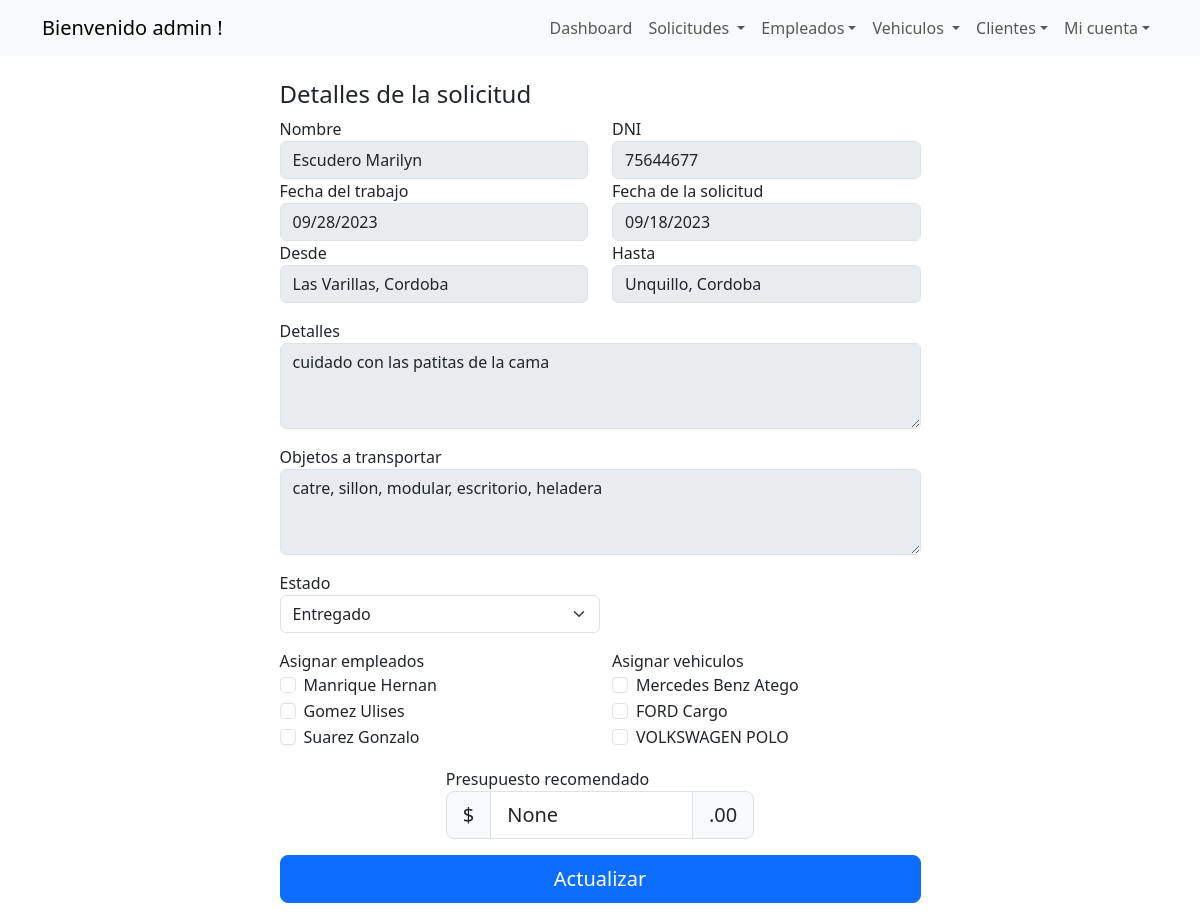
Page /solicitudes/15/ (signed in) on the earlier database version.
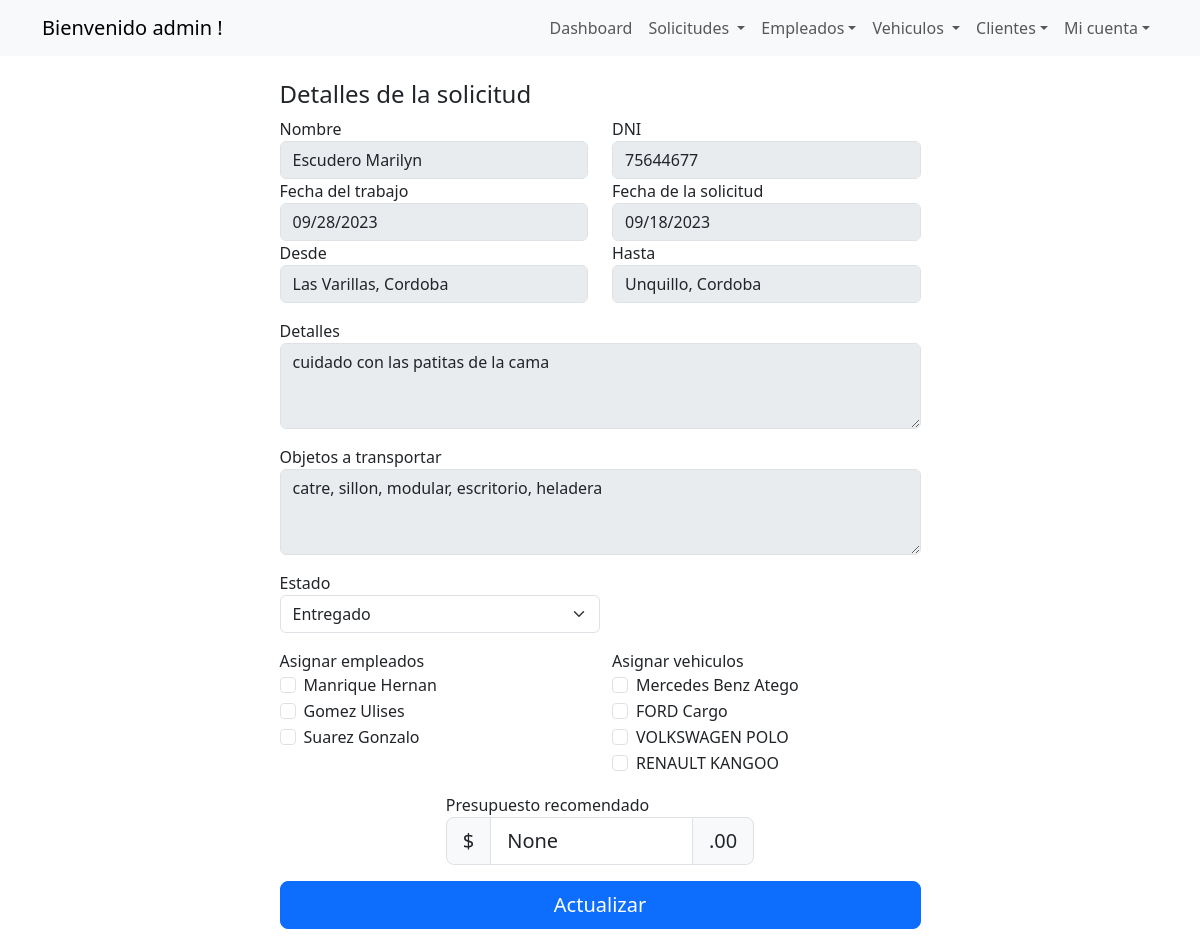
Same page on the later database version.
### solicitudes/models.py (models this page shows, shortened)
class Usuario(AbstractUser):
    dni = models.CharField(max_length=8, unique=True)
    telefono = models.CharField(max_length=10)
    fecha_creacion = models.DateField(null=True)
    id_tipo_usuario = models.ForeignKey(TiposUsuario, on_delete=models.CASCADE)
    class Meta:
        verbose_name_plural = "Usuarios"

class Solicitud(models.Model):
    objetos_a_transportar = models.TextField(max_length=255, null=True)
    detalles = models.TextField(max_length=255, null=True)
    direccion_desde = models.CharField(max_length=255, null=True)
    latitud_desde = models.CharField(max_length=13, null=True)
    longitud_desde = models.CharField(max_length=13, null=True)
    direccion_hasta = models.CharField(max_length=255, null=True)
    latitud_hasta = models.CharField(max_length=13, null=True)
    longitud_hasta = models.CharField(max_length=13, null=True)
    fecha_solicitud = models.DateField(auto_now_add=True)
    fecha_trabajo = models.DateField(null=True)
    presupuesto = models.IntegerField(null=True)
    ha_pagado = models.IntegerField(validators=[MinValueValidator(0)])
    calificacion = models.IntegerField(
        validators=[MinValueValidator(1), MaxValueValidator(5)], null=True
    )  # de 1☆ a 5☆
    devolucion = models.TextField(max_length=200)
    id_estado_solicitud = models.ForeignKey(EstadosSolicitud, on_delete=models.CASCADE)
    cliente_id = models.ForeignKey(Cliente, on_delete=models.CASCADE, default=1)
    class Meta:
        verbose_name_plural = "Solicitudes"

class Empleado(Usuario):
    administrativo = models.BooleanField(default=False, null=True)
    fecha_nac = models.DateField(null=True)
    tipo_carnet = models.CharField(max_length=2)
    ausencias = models.IntegerField()
    id_estado_empleado = models.ForeignKey(EstadosEmpleado, on_delete=models.CASCADE)
    usuario = models.OneToOneField(Usuario, on_delete=models.CASCADE, parent_link=True)
    class Meta:
        verbose_name_plural = "Empleados"

class Vehiculo(models.Model):
    dominio = models.CharField(max_length=7, unique=True)
    marca = models.CharField(max_length=20)
    nombre = models.CharField(max_length=30)
    modelo = models.CharField(max_length=4)
    capacidad = models.IntegerField(null=True)
    kilometraje = models.IntegerField(null=True, default='0')  # agregar a tabla
    fecha_ult_service = models.DateField(null=True)  # agregar a tabla
    kilometraje_desde_ult_service = models.IntegerField(null=True, default='0')  # agregar a tabla
    id_estado_vehiculo = models.ForeignKey(EstadosVehiculo, on_delete=models.CASCADE)
    class Meta:
        verbose_name_plural = "Vehiculos"

### solicitudes/views.py (the view, shortened to what this page needs)
# urls.py: path('solicitudes/<int:solicitud_id>/', views.solicitud_detalle, name='solicitud_detalle'),
@login_required
def solicitud_detalle(request, solicitud_id):
    tipo_usuario = Usuario.objects.get(username=request.user.username)
    solicitud = get_object_or_404(Solicitud, pk=solicitud_id)
    estados = EstadosSolicitud.objects.all()
    lista_empleados_disponibles = list(Empleado.objects.filter(id_estado_empleado=1))
    lista_empleados_asignados = [
        sel.id_empleado
        for sel in SolicitudesEmpleados.objects.filter(id_solicitud=solicitud_id)
    ]
    lista_vehiculos_disponibles = list(Vehiculo.objects.filter(id_estado_vehiculo=1))
    lista_vehiculos_asignados = [
        sel.id_vehiculo
        for sel in SolicitudesVehiculos.objects.filter(id_solicitud=solicitud_id)
    ]
    if request.method == "GET":
        return render(
            request,
            "solicitudes/solicitud_detalle.html",
            {
                "solicitud": solicitud,
                "estados": estados,
                "lista_empleados_disponibles": lista_empleados_disponibles,
                "lista_empleados_asignados": lista_empleados_asignados,
                "lista_vehiculos_disponibles": lista_vehiculos_disponibles,
                "lista_vehiculos_asignados": lista_vehiculos_asignados,
            },
        )

### solicitudes/models.py (called while the page is built)
    def __str__(self):
        return f"{self.last_name} {self.first_name}"

### solicitudes/templates/solicitudes/solicitud_detalle.html (shortened to what this page needs)
{% extends 'base.html' %}
{% block content %}
<div class="container">
    <div class="row vh-100 d-flex justify-content-center align-items-center">
        <section class="col-md-7">
            <form action="{% url 'solicitud_detalle' solicitud.id %}" method="POST" class="card-body">
                <div class="mt-4">
                    <h4>Detalles de la solicitud</h4>
                </div>
                <div class="row">
                    <div class="col">
                        <label for="Cliente">Nombre</label>
                        <input type="text" name="cliente" id="cliente" class="form-control"
                            value="{{solicitud.cliente_id}}" disabled readonly>
                    </div>
                    <div class="col">
                        <label for="Cliente">DNI</label>
                        <input type="text" name="dni" id="dni" class="form-control" value="{{solicitud.cliente_id.dni}}"
                            disabled readonly>
                    </div>
                </div>
                <div class="row">
                    <div class="col">
                        <label for="fecha_trabajo">Fecha del trabajo</label>
                        <input type="date" name="fecha_trabajo" id="fecha_trabajo" class="form-control"
                            value="{{solicitud.fecha_trabajo | date:'Y-m-d'}}" disabled readonly>
                    </div>
                    <div class="col">
                        <label for="fecha_solicitud">Fecha de la solicitud</label>
                        <input type="date" name="fecha_solicitud" id="fecha_solicitud" class="form-control"
                            value="{{solicitud.fecha_solicitud | date:'Y-m-d'}}" disabled readonly>
                    </div>
                </div>
                <div class="row mb-3">
                    <div class="col">
                        <label for="direccion_desde">Desde</label>
                        <input type="text" name="direccion_desde" id="direccion_desde" class="form-control"
                            value="{{solicitud.direccion_desde}}" disabled readonly>
                    </div>
                    <div class="col">
                        <label for="direccion_hasta">Hasta</label>
                        <input type="text" name="direccion_hasta" id="direccion_hasta" class="form-control"
                            value="{{solicitud.direccion_hasta}}" disabled readonly>
                    </div>
                </div>
                <div class="mb-3">
                    <label for="detalles">Detalles</label>
                    <textarea name="detalles" id="detalles" cols="30" rows="3"
                        class="form-control" disabled readonly>{{solicitud.detalles}}</textarea>
                </div>
                <div class="mb-3">
                    <label for="objetos_a_transportar">Objetos a transportar</label>
                    <textarea name="objetos_a_transportar" id="objetos_a_transportar" cols="30" rows="3"
                        class="form-control" disabled readonly>{{solicitud.objetos_a_transportar}}</textarea>
                </div>
                {% if user.is_staff %}
                <div class="col-sm-6 mb-3">
                    <label for="id_estado_solicitud">Estado</label>
                    <select name="id_estado_solicitud" id="id_estado_solicitud" class="form-select">
                        {% for estado in estados %}
                        {% if estado.id == solicitud.id_estado_solicitud.id %}
                        <option value="{{ estado.id }}" selected>{{ estado.descripcion }}</option>
                        {% else %}
                        <option value="{{ estado.id }}">{{ estado.descripcion }}</option>
                        {% endif %}
                        {% endfor %}
                    </select>
                </div>
                <div class="row">
                    <div class="col-sm-6 mb-3">
                        <label for="sel_empleados">Asignar empleados</label>
                        {% for empleado in lista_empleados_disponibles %}
                                <div class="form-check">
                                    {% if empleado in lista_empleados_asignados %}
                                        <input class="form-check-input" type="checkbox" name="empleados" value="{{ empleado.id }}"id="empleado_{{ empleado.id }}" checked>
                                        <label class="form-check-label" for="empleado_{{ empleado.id }}">{{ empleado.last_name }} {{ empleado.first_name }}</label>
                                    {% else %}
                                        <input class="form-check-input" type="checkbox" name="empleados" value="{{ empleado.id }}" id="empleado_{{ empleado.id }}">
                                        <label class="form-check-label" for="empleado_{{ empleado.id }}">{{ empleado.last_name }} {{ empleado.first_name }}</label>
                                    {% endif %}
                                </div>
                        {% endfor %}
                    </div>
                    <div class="col-sm-6 mb-3">
                        <label for="sel_vehiculos">Asignar vehiculos</label>
                        {% for vehiculo in lista_vehiculos_disponibles %}
                        <div class="form-check">
                            {% if vehiculo in lista_vehiculos_asignados %}
                            <input class="form-check-input" type="checkbox" name="vehiculos" value="{{ vehiculo.id }}"
                                id="vehiculo_{{ vehiculo.id }}" checked>
                            <label class="form-check-label" for="vehiculo_{{ vehiculo.id }}">
                                {{ vehiculo.marca }} {{ vehiculo.nombre }}
                            </label>
                            {% else %}
                            <input class="form-check-input" type="checkbox" name="vehiculos" value="{{ vehiculo.id }}"
                                id="vehiculo_{{ vehiculo.id }}">
                            <label class="form-check-label" for="vehiculo_{{ vehiculo.id }}">
                                {{ vehiculo.marca }} {{ vehiculo.nombre }}
                            </label>
                            {% endif %}
                        </div>
                        {% endfor %}
                    </div>
                </div>
                <div class="row">
                    <div class="col-sm-6 mx-auto mb-3">
                    <label for="presupuesto">Presupuesto recomendado</label>
                    <div class="input-group input-group-lg">
                        <span class="input-group-text">$</span>
                        <input type="text" name="presupuesto" id="presupuesto" class="form-control"  value="{{solicitud.presupuesto}}" aria-label="Amount (to the nearest dollar)">
                        <span class="input-group-text">.00</span>
                    </div>
                    </div>
                </div>
                {% endif %}
                <button type="submit" class="w-100 btn btn-primary btn-lg mb-3">
                    Actualizar
                </button>
            </form>
        </section>
    </div>
</div>
{% endblock %}

### solicitudes/templates/base.html (shortened to what this page needs)
{% load static %}
<!DOCTYPE html>
<html lang="en">
<head>
  <link href="https://cdn.jsdelivr.net/npm/bootstrap@5.3.2/dist/css/bootstrap.min.css" rel="stylesheet"
 />
  <link rel="stylesheet" href="https://cdn.jsdelivr.net/npm/bootstrap-icons@1.11.1/font/bootstrap-icons.css">
  <link rel="stylesheet" href="https://cdn.datatables.net/1.13.6/css/dataTables.bootstrap5.min.css">
  <link rel="stylesheet" href="https://cdn.datatables.net/1.13.6/css/jquery.dataTables.min.css">
  <link rel="stylesheet" href="https://cdn.datatables.net/buttons/2.4.2/css/buttons.dataTables.min.css">
  <link rel="stylesheet" type="text/css" href="{% static 'css/styles.css' %}">
</head>
<body>
  <nav class="navbar navbar-expand-lg bg-body-tertiary bg-dark text-white">
    <div class="container">
      {% if user.is_authenticated %}
        <a class="navbar-brand" href="#">
          Bienvenido {{ request.session.username }} !
        </a>
      {% endif %}
      <div class="collapse navbar-collapse" id="navbarNav">
        <ul class="navbar-nav ms-auto">
          {% if user.is_authenticated %}
            <li class="nav-item"><a class="nav-link" href="/dashboard/" role="button">Dashboard</a></li>
            <li class="nav-item dropdown">
              <a class="nav-link dropdown-toggle" href="#" role="button" data-bs-toggle="dropdown" aria-expanded="false">
              Solicitudes
              </a>
            </li>
            {% if user.is_superuser %}
              <li class="nav-item dropdown">
                <a class="nav-link dropdown-toggle" href="#" role="button" data-bs-toggle="dropdown"
                  aria-expanded="false">Empleados</a>
              </li>
            {% endif %}
            {% if user.is_staff %}
            <li class="nav-item dropdown">
              <a class="nav-link dropdown-toggle" href="#" role="button" data-bs-toggle="dropdown" aria-expanded="false">
                Vehiculos
              </a>
            </li>
            <li class="nav-item dropdown">
              <a class="nav-link dropdown-toggle" href="#" role="button" data-bs-toggle="dropdown"
                aria-expanded="false">Clientes</a>
            </li>
            {% endif %}
            <li class="nav-item dropdown">
              <a class="nav-link dropdown-toggle" href="#" role="button" data-bs-toggle="dropdown"
                aria-expanded="false">Mi cuenta</a>
            </li>
          {% else %}
            <li class="nav-item"><a class="nav-link" href="/signup/">Registrarse</a></li>
            <li class="nav-item"><a class="nav-link" href="/signin/">Iniciar sesion</a></li>
          {% endif %}
        </ul>
      </div>
    </div>
  </nav>
  {% block content %}
  {% endblock %}
</body>
</html>

Differences in the rows shown:
added Vehiculo: marca "RENAULT", nombre "KANGOO"
